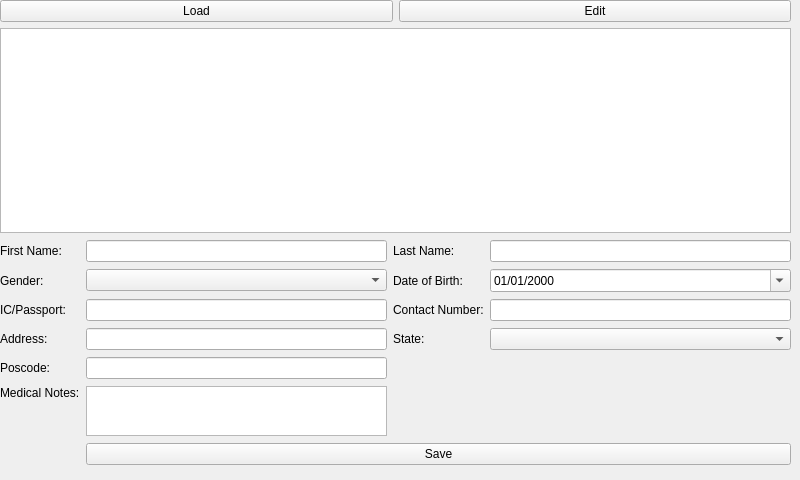
      <widget class="QWidget" name="patientEditTab">
       <attribute name="title">
        <string>Patient Edit</string>
       </attribute>
       <widget class="QWidget" name="layoutWidget">
        <property name="geometry">
         <rect>
          <x>0</x>
          <y>0</y>
          <width>791</width>
          <height>471</height>
         </rect>
        </property>
        <layout class="QVBoxLayout" name="verticalLayout_7">
         <item>
          <layout class="QVBoxLayout" name="verticalLayout_5">
           <item>
            <layout class="QHBoxLayout" name="horizontalLayout_4">
             <item>
              <widget class="QPushButton" name="adminEditPatientLoadList">
               <property name="text">
                <string>Load</string>
               </property>
              </widget>
             </item>
             <item>
              <widget class="QPushButton" name="adminEditPatientButtonList">
               <property name="text">
                <string>Edit</string>
               </property>
              </widget>
             </item>
            </layout>
           </item>
           <item>
            <widget class="QTableView" name="adminEditPatientList"/>
           </item>
          </layout>
         </item>
         <item>
          <widget class="QSplitter" name="splitter_2">
           <property name="orientation">
            <enum>Qt::Vertical</enum>
           </property>
           <widget class="QWidget" name="layoutWidget">
            <layout class="QGridLayout" name="gridLayout_3">
             <item row="7" column="0">
              <widget class="QLabel" name="adminEditPatientPoscodeLabel">
               <property name="text">
                <string>Poscode:</string>
               </property>
              </widget>
             </item>
             <item row="0" column="2">
              <widget class="QLabel" name="adminEditPatientLastNameLabel">
               <property name="text">
                <string>Last Name:</string>
               </property>
              </widget>
             </item>
             <item row="0" column="3">
              <widget class="QLineEdit" name="adminEditPatientLastName">
               <property name="inputMethodHints">
                <set>Qt::ImhUppercaseOnly</set>
               </property>
              </widget>
             </item>
             <item row="0" column="0">
              <widget class="QLabel" name="adminEditPatientFirstNameLabel">
               <property name="text">
                <string>First Name:</string>
               </property>
              </widget>
             </item>
             <item row="2" column="0">
              <widget class="QLabel" name="adminEditPatientGenderLabel">
               <property name="text">
                <string>Gender:</string>
               </property>
              </widget>
             </item>
             <item row="2" column="1">
              <widget class="QComboBox" name="adminEditPatientGender">
               <property name="currentIndex">
                <number>-1</number>
               </property>
               <item>
                <property name="text">
                 <string>MALE</string>
                </property>
               </item>
               <item>
                <property name="text">
                 <string>FEMALE</string>
                </property>
               </item>
              </widget>
             </item>
             <item row="6" column="1">
              <widget class="QLineEdit" name="adminEditPatientAddress">
               <property name="inputMethodHints">
                <set>Qt::ImhUppercaseOnly</set>
               </property>
               <property name="frame">
                <bool>true</bool>
               </property>
               <property name="clearButtonEnabled">
                <bool>false</bool>
               </property>
              </widget>
             </item>
             <item row="4" column="0">
              <widget class="QLabel" name="adminEditPatientIDLabel">
               <property name="text">
                <string>IC/Passport:</string>
               </property>
              </widget>
             </item>
             <item row="0" column="1">
              <widget class="QLineEdit" name="adminEditPatientFirstName">
               <property name="inputMethodHints">
                <set>Qt::ImhUppercaseOnly</set>
               </property>
              </widget>
             </item>
             <item row="4" column="3">
              <widget class="QLineEdit" name="adminEditPatientCNumber">
               <property name="inputMethodHints">
                <set>Qt::ImhDigitsOnly</set>
               </property>
               <property name="inputMask">
                <string>999999999999</string>
               </property>
               <property name="maxLength">
                <number>12</number>
               </property>
              </widget>
             </item>
             <item row="4" column="1">
              <widget class="QLineEdit" name="adminEditPatientID">
               <property name="inputMethodHints">
                <set>Qt::ImhUppercaseOnly</set>
               </property>
              </widget>
             </item>
             <item row="6" column="0">
              <widget class="QLabel" name="adminEditPatientAddressLabel">
               <property name="text">
                <string>Address:</string>
               </property>
              </widget>
             </item>
             <item row="2" column="2">
              <widget class="QLabel" name="adminEditPatientDOBLabel">
               <property name="text">
                <string>Date of Birth:</string>
               </property>
              </widget>
             </item>
             <item row="4" column="2">
              <widget class="QLabel" name="adminEditPatientCNumberLabel">
               <property name="text">
                <string>Contact Number:</string>
               </property>
              </widget>
             </item>
             <item row="2" column="3">
              <widget class="QDateEdit" name="adminEditPatientDOB">
               <property name="dateTime">
                <datetime>
                 <hour>0</hour>
                 <minute>0</minute>
                 <second>0</second>
                 <year>2000</year>
                 <month>1</month>
                 <day>1</day>
                </datetime>
               </property>
               <property name="currentSection">
                <enum>QDateTimeEdit::DaySection</enum>
               </property>
               <property name="displayFormat">
                <string>dd/MM/yyyy</string>
               </property>
               <property name="calendarPopup">
                <bool>true</bool>
               </property>
              </widget>
             </item>
             <item row="6" column="3">
              <widget class="QComboBox" name="adminEditPatientState">
               <property name="currentIndex">
                <number>-1</number>
               </property>
               <item>
                <property name="text">
                 <string>JOHOR</string>
                </property>
               </item>
               <item>
                <property name="text">
                 <string>KEDAH</string>
                </property>
               </item>
               <item>
                <property name="text">
                 <string>KELANTAN</string>
                </property>
               </item>
               <item>
                <property name="text">
                 <string>KUALA LUMPUR</string>
                </property>
               </item>
               <item>
                <property name="text">
                 <string>LABUAN</string>
                </property>
               </item>
               <item>
                <property name="text">
                 <string>MELAKA</string>
                </property>
               </item>
               <item>
                <property name="text">
                 <string>NEGERI SEMBILAN</string>
                </property>
               </item>
               <item>
                <property name="text">
                 <string>PAHANG</string>
                </property>
               </item>
               <item>
                <property name="text">
                 <string>PULAU PINANG</string>
                </property>
               </item>
               <item>
                <property name="text">
                 <string>PERAK</string>
                </property>
               </item>
               <item>
                <property name="text">
                 <string>PERLIS</string>
                </property>
               </item>
               <item>
                <property name="text">
                 <string>PUTRAJAYA</string>
                </property>
               </item>
               <item>
                <property name="text">
                 <string>SABAH</string>
                </property>
               </item>
               <item>
                <property name="text">
                 <string>SARAWAK</string>
                </property>
               </item>
               <item>
                <property name="text">
                 <string>SELANGOR</string>
                </property>
               </item>
               <item>
                <property name="text">
                 <string>TERENGGANU</string>
                </property>
               </item>
              </widget>
             </item>
             <item row="6" column="2">
              <widget class="QLabel" name="adminEditPatientStateLabel">
               <property name="text">
                <string>State:</string>
               </property>
              </widget>
             </item>
             <item row="10" column="1" colspan="3">
              <widget class="QPushButton" name="adminEditPatientSave">
               <property name="text">
                <string>Save</string>
               </property>
              </widget>
             </item>
             <item row="7" column="1">
              <widget class="QLineEdit" name="adminEditPatientPoscode">
               <property name="inputMethodHints">
                <set>Qt::ImhDigitsOnly</set>
               </property>
               <property name="inputMask">
                <string>99999</string>
               </property>
              </widget>
             </item>
             <item row="8" column="0">
              <widget class="QLabel" name="adminEditPatientMedicalNotesLabel">
               <property name="text">
                <string>Medical Notes:</string>
               </property>
               <property name="alignment">
                <set>Qt::AlignLeading|Qt::AlignLeft|Qt::AlignTop</set>
               </property>
              </widget>
             </item>
             <item row="8" column="1">
              <widget class="QPlainTextEdit" name="adminEditPatientMedicalNotes">
               <property name="maximumSize">
                <size>
                 <width>1000</width>
                 <height>50</height>
                </size>
               </property>
              </widget>
             </item>
            </layout>
           </widget>
          </widget>
         </item>
        </layout>
       </widget>
      </widget>
